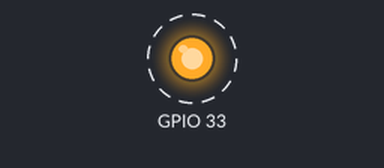
Simulated run of this sketch. Board: ESP32. Shown: output pins drawn as LEDs (lit = HIGH). Dashed ring = blinking. WiFi joins after 1.5 s; servers stay silent unless stated.

Above: at 0.5 s.
Timing chart, 0 to 4.6 s (numbered marks = the images above):
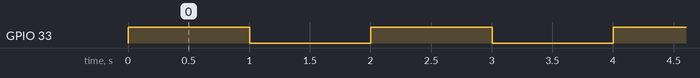

The sketch:

Test_FR.ino
```cpp
#include <AsyncTCP.h>                                             // OTA lib
#include <ESPAsyncWebSrv.h>
#include <AsyncElegantOTA.h>
AsyncWebServer server(80);

#include "soc/soc.h"                                              // Sys lib
#include "soc/rtc_cntl_reg.h"

uint32_t loop_timer;                                              // Timer

void setup(void) {

  WRITE_PERI_REG(RTC_CNTL_BROWN_OUT_REG, 0);                      // Turn off low input voltage

  WiFi.mode(WIFI_STA);                                            // Wifi connect
  WiFi.begin("MinhPhone", "12341234");

  /*
  server.on("/", HTTP_GET, [](AsyncWebServerRequest *request) {
    request->send(200, "text/plain", "Hi! I am ESP32.");
  });
  */
  AsyncElegantOTA.begin(&server);    // Start ElegantOTA
  server.begin();

  pinMode(33, OUTPUT);

}

void loop() {
  digitalWrite(33, HIGH);   // turn the LED on (HIGH is the voltage level)
  delay(1000);                       // wait for a second
  digitalWrite(33, LOW);    // turn the LED off by making the voltage LOW
  delay(1000);                       // wait for a second
}
```

Measured:
- by itself, GPIO 33: alternates HIGH for 1.0 s and LOW for 1.0 s
